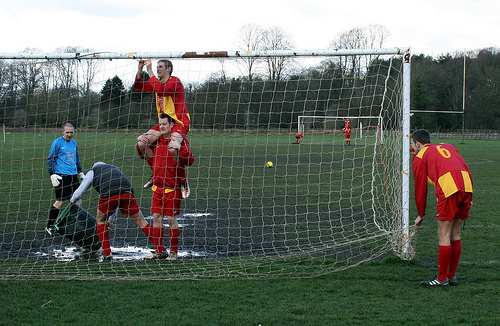
#> input picture data/images/3l1vMfoiFP.jpg, 500 x 326 px; its folder holds 4 pictures in this run
$ python -i input_and_processing.py   (imports and definitions only)   (Python 2 division)
#> lines starting #> are read from the running program, lines starting #| are printed output that depends on the picture
import numpy as np
from pathlib import Path
import pandas as pd
from PIL import Image


# Функция для ввода и предобработки данных
def my_input_and_processing():

    # Поиск всех изображений в каталоге и запись полученных
    # данных в датафрейм
    p = Path('data/images')
    list_name_img = []
    list_var_arr = []
    for x in p.glob("*"):
        x_rprefix = str(x).removeprefix('data\images\\')
        x_rprefix = x_rprefix[:10]
        list_name_img.append(x_rprefix)

        # Сжатие изображений до размера 32 х 32 и
        # запись данных изображения в датафрейм
        img = Image.open(x)
#> img is the input picture: PIL image 500x326 RGB; mean R, G, B 102.5, 109.7, 100
        img_resize = img.resize((32, 32))
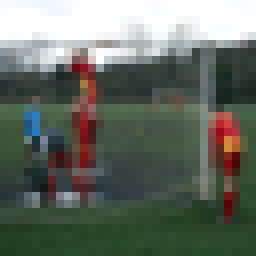
#> img_resize: PIL image 32x32 RGB (shown 8 times larger); mean R, G, B 102.4, 109.7, 100
        list_var_arr.append(np.array(img_resize) / 255.0)
#> pass 2 of the loop in my_input_and_processing, `for x in p.glob("*"):`:
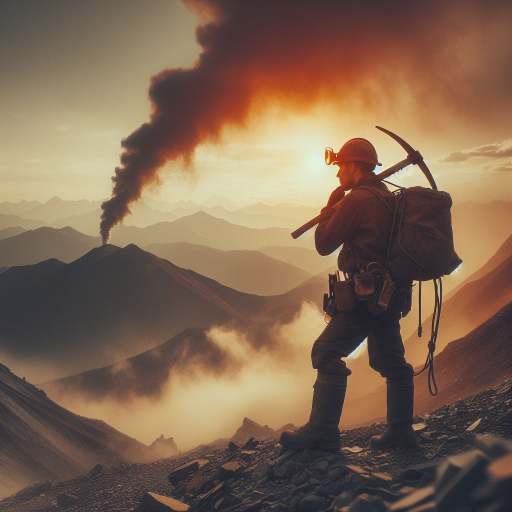
#> input picture data/images/4DeuZpVM3V.jpeg, 1024 x 1024 px (shown at 1/2 size)
#> in my_input_and_processing, img is the input picture: PIL image 1024x1024 RGB; mean R, G, B 128.1, 102.9, 82.5
#> in my_input_and_processing, `img_resize = img.resize((32, 32))`:
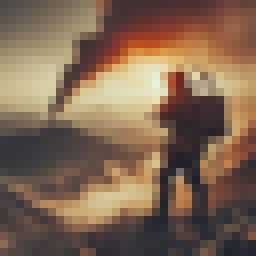
#> img_resize: PIL image 32x32 RGB (shown 8 times larger); mean R, G, B 128.2, 102.9, 82.5
#> pass 3 of the loop in my_input_and_processing, `for x in p.glob("*"):`:
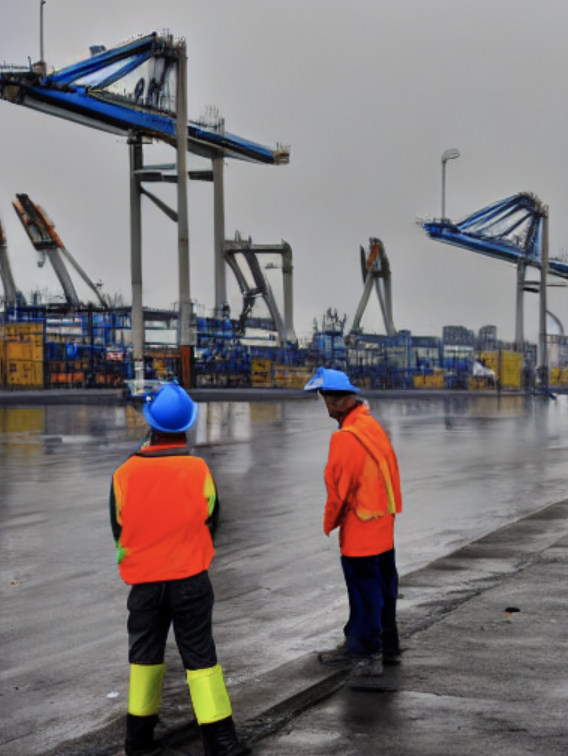
#> input picture data/images/6SEizYbnpv.png, 568 x 756 px
#> in my_input_and_processing, img is the input picture: PIL image 568x756 RGBA; mean R, G, B, A 125.4, 118.5, 119.2, 255
#> in my_input_and_processing, `img_resize = img.resize((32, 32))`:
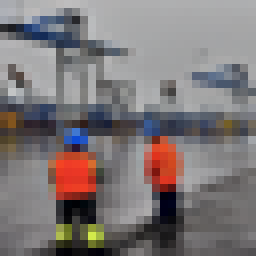
#> img_resize: PIL image 32x32 RGBA (shown 8 times larger); mean R, G, B, A 125.5, 118.5, 119.2, 255
#> the loop made 4 passes; the first 3 are shown
    list_name_img_df = pd.DataFrame({'id': list_name_img, 'val_arr': list_var_arr})

    # Формирование датафрейма из данных о тренировочной выборке
    train_df = pd.read_csv('data/train.csv')
#> (reads data/train.csv from the repository)
    train_df_id = train_df['id'].str[:10]
    train_df_target = train_df['target']
    train_df_new = pd.concat([train_df_id, train_df_target], axis=1)

    # Соединение датафреймов с данными о тренировочной выборке и
    # данными о изображении
    result_train_df = pd.merge(train_df_new, list_name_img_df, on='id', how='left')

    # Формирование датафрейма из данных о тестовой выборке
    test_df = pd.read_csv('data/test.csv')
#> (reads data/test.csv from the repository)
    test_images_df = pd.DataFrame(test_df['id'].str[:10])

    # Соединение датафреймов с данными о тестовой выборке и
    # данными о изображении
    result_test_df = pd.merge(test_images_df, list_name_img_df, on='id', how='left')


    # Формирование numpy-массивов данных о изображении
    all_images = result_train_df['val_arr'].to_numpy()
    train_images = all_images[:800]
    test_images = all_images[800:]

    all_labels = result_train_df['target'].to_numpy()
    train_labels = all_labels[:800]
    test_labels = all_labels[800:]

    t_images = result_test_df['val_arr'].to_numpy()


    # Преобразование numpy-массивов для корректной работы с
    # Tensorflow
#> (the run stopped early here; a loop or call above may not have finished)
